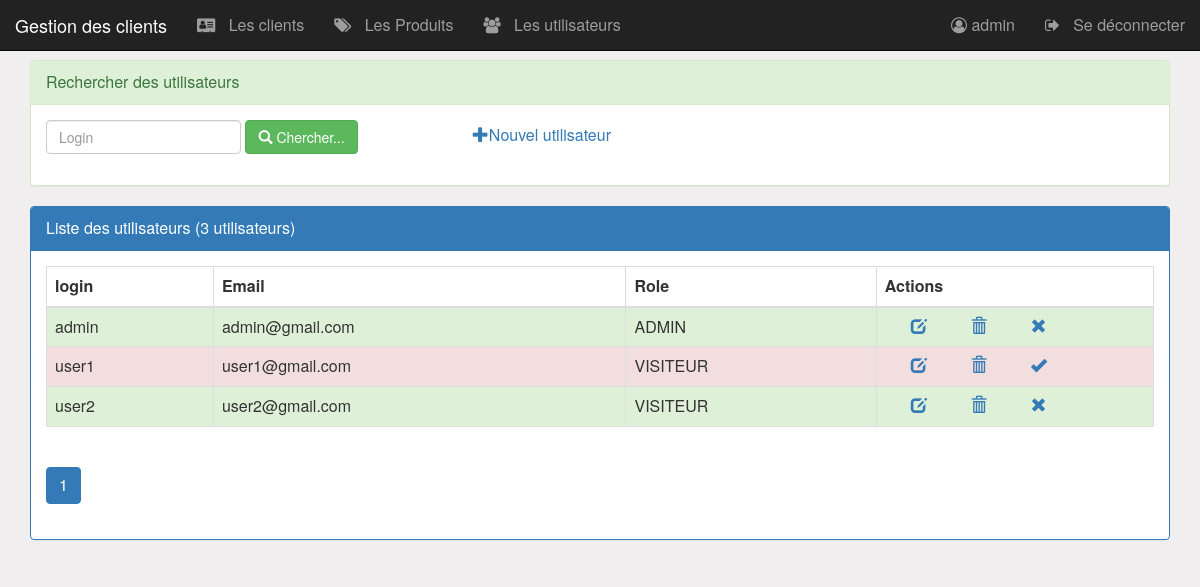
Screenshot of /pages/utilisateurs.php (signed in) with the database file from the repository.
### tables this page shows
create table utilisateur(
    iduser int(4) auto_increment primary key,
    login varchar(50),
    email varchar(255),
    role varchar(50),    
    etat int(1),         
    pwd varchar(255)
);

### pages/utilisateurs.php (the view, shortened to what this page needs)
<?php
    include_once("connexiondb.php");
    $login=isset($_GET['login'])?$_GET['login']:"";
    $size=isset($_GET['size'])?$_GET['size']:3;
    $page=isset($_GET['page'])?$_GET['page']:1;
    $requeteUser="select * from utilisateur where login like '%$login%'";
    $requeteCount="select count(*) countUser from utilisateur";
    $resultatUser=$pdo->query($requeteUser);
    $resultatCount=$pdo->query($requeteCount);
    $tabCount=$resultatCount->fetch();
    $nbrUser=$tabCount['countUser'];
    $reste=$nbrUser % $size;
    if($reste===0)
        $nbrPage=$nbrUser/$size;
    else
        $nbrPage=floor($nbrUser/$size)+1;
?>
<HTML>
    <head>
        <link rel="stylesheet" type="text/css" href="../css/bootstrap.css">
        <link rel="stylesheet" type="text/css" href="../css/font-awesome.min.css">
        <link rel="stylesheet" type="text/css" href="../css/monstyle.css">
    </head>
    <body>
        <?php include("menu.php"); ?>
        <div class="container">
            <div class="panel panel-success margetop60">
				<div class="panel-heading">Rechercher des utilisateurs</div>
				<div class="panel-body">
					<form method="get" action="utilisateurs.php" class="form-inline">
						<div class="form-group">
                            <input type="text" name="login"
                                   placeholder="Login"
                                   class="form-control"
                                   value="<?php echo $login ?>"/>
                        </div>
				        <button type="submit" class="btn btn-success">
                            <span class="glyphicon glyphicon-search"></span>
                            Chercher...
                        </button>
                        <a href="nouvelUtilisateur.php"><span class="glyphicon glyphicon-plus"></span>Nouvel utilisateur</a>
					</form>
				</div>
			</div>
            <div class="panel panel-primary">
                <div class="panel-heading">Liste des utilisateurs (<?php echo $nbrUser ?> utilisateurs)</div>
                <div class="panel-body">
                    <table class="table table-striped table-bordered">
                        <thead>
                            <tr>
                                <th>login</th> <th>Email</th> <th>Role</th> <th>Actions</th>
                            </tr>
                        </thead>
                        <tbody>
                            <?php while($user=$resultatUser->fetch()){ ?>
                                <tr class="<?php echo $user['etat']==1?'success':'danger'?>">
                                    <td><?php echo $user['login'] ?> </td>
                                    <td><?php echo $user['email'] ?> </td>
                                    <td><?php echo $user['role'] ?> </td>
                                   <td>
                                        <a href="editerUtilisateur.php?idUser=<?php echo $user['iduser'] ?>">
                                            <span class="glyphicon glyphicon-edit"></span>
                                        </a>
                                        <a onclick="return confirm('Etes vous sur de vouloir supprimer cet utilisateur')"
                                            href="supprimerUtilisateur.php?idUser=<?php echo $user['iduser'] ?>">
                                                <span class="glyphicon glyphicon-trash"></span>
                                        </a>
                <a href="activerUtilisateur.php?idUser=<?php echo $user['iduser'] ?>&etat=<?php echo $user['etat']  ?>">
                                                <?php
                                                    if($user['etat']==1)
                                                        echo '<span class="glyphicon glyphicon-remove"></span>';
                                                    else
                                                        echo '<span class="glyphicon glyphicon-ok"></span>';
                                                ?>
                                            </a>
                                        </td>
                                </tr>
                             <?php } ?>
                        </tbody>
                    </table>
                <div>
                    <ul class="pagination">
                        <?php for($i=1;$i<=$nbrPage;$i++){ ?>
                            <li class="<?php if($i==$page) echo 'active' ?>">
            <a href="utilisateurs.php?page=<?php echo $i;?>&login=<?php echo $login ?>">
                                    <?php echo $i; ?>
                                </a>
                             </li>
                        <?php } ?>
                    </ul>
                </div>
                </div>
            </div>
        </div>
    </body>
</HTML>

### pages/menu.php (shortened to what this page needs)
<nav class="navbar navbar-inverse navbar-fixed-top">
	<div class="container-fluid">
		<div class="navbar-header">
			<a href="../index.php" class="navbar-brand">Gestion des clients</a>
		</div>
		<ul class="nav navbar-nav">
			<li><a href="client.php">
                    <i class="fa fa-vcard"></i>
                    &nbsp Les clients
                </a>
            </li>
			<li><a href="produit.php">
                    <i class="fa fa-tags"></i>
                    &nbsp Les Produits
                </a>
            </li>
			<?php if ($_SESSION['user']['role']=='ADMIN') {?>
				<li><a href="Utilisateurs.php">
                        <i class="fa fa-users"></i>
                        &nbsp Les utilisateurs
                    </a>
                </li>
			<?php }?>
		</ul>
		<ul class="nav navbar-nav navbar-right">
			<li>
				<a href="editerUtilisateur.php?id=<?php echo $_SESSION['user']['iduser'] ?>">
                    <i class="fa fa-user-circle-o"></i>
					<?php echo  ' '.$_SESSION['user']['login']?>
				</a>
			</li>
			<li>
				<a href="seDeconnecter.php">
                    <i class="fa fa-sign-out"></i>
					&nbsp Se déconnecter
				</a>
			</li>
		</ul>
	</div>
</nav>

### css/monstyle.css (style rules this page uses)
.margetop60 { margin-top: 60px; }
body { background-color: rgb(240, 238, 238); font-size: 16px; }
a { padding-left: 10%; }

### rows the page displays
utilisateur: login "admin", email "admin@gmail.com", role "ADMIN", etat 1 (drawn)
utilisateur: login "user1", email "user1@gmail.com", role "VISITEUR", etat 0 (drawn)
utilisateur: login "user2", email "user2@gmail.com", role "VISITEUR", etat 1 (drawn)

### other values shown
$_SESSION['user']['login'] "admin"
$nbrUser "3"
